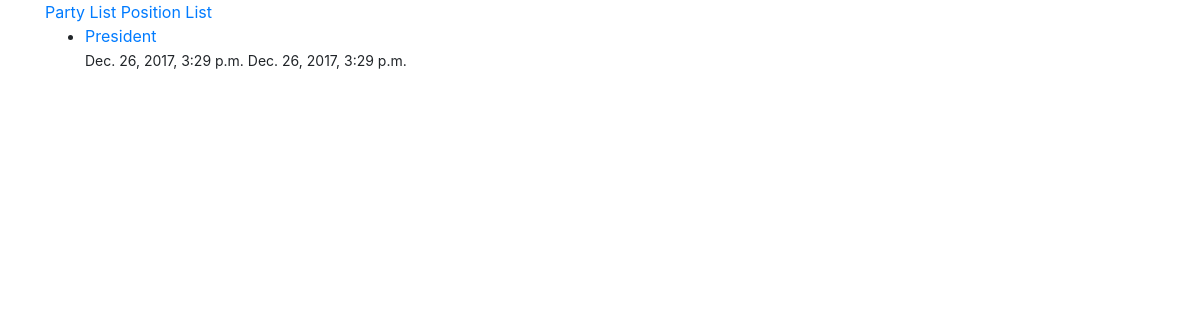
/position/ (signed in), run on an earlier commit of the app's database.
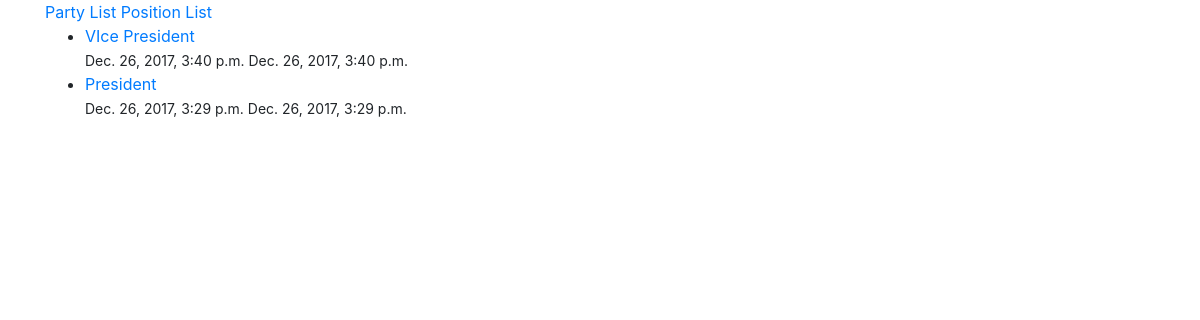
And on a later commit of the database.
### positions/models.py (models this page shows, shortened)
class Position(models.Model):
	user 				= models.ForeignKey(User)
	partylist			= models.ForeignKey(PartyList)
	position_name 		= models.CharField(max_length=120)
	timestamp			= models.DateTimeField(auto_now_add=True)
	updated				= models.DateTimeField(auto_now=True)
	slug				= models.SlugField(null=True, blank=True)
	def __str__(self):
		return self.position_name
	def get_absolute_url(self):
		return reverse('position:detail', kwargs={'slug': self.slug})
	class Meta:
		ordering = ['-updated', '-timestamp']

### positions/views.py (the view)
class PositionListView(ListView):
	def get_queryset(self):
		return Position.objects.filter(user=self.request.user)

### positions/templates/positions/position_list.html (shortened to what this page needs)
{% extends "base.html" %}
{% block content %}
<ul>
	{% for obj in object_list %}
		<li><a href='{{ obj.get_absolute_url }}'>{{ obj }}</a><br/><small>{{ obj.timestamp }} {{ obj.updated }}</small></li>
	{% endfor %}
</ul>
{% endblock %}

### templates/base.html (shortened to what this page needs)
<!DOCTYPE html>
<html lang=en>
<head>
	{% include 'snippets/css.html' %}
</head>
	<body>
		{% include 'snippets/nav.html'%}
		<div class='container'>
			{% block content %}{% endblock content %}
		</div>
	</body>
</html>

### templates/snippets/css.html
{% load staticfiles %}
<link rel="stylesheet" href="{% static 'css/bootstrap.min.css' %}">
<link rel="stylesheet" href="{% static 'css/carousel.css' %}">

### templates/snippets/nav.html
<div class='container'>
	{% if request.user.is_authenticated %}
	<a href='{% url "party-list:list" %}'>Party List</a>
	<a href='{% url "position:list" %}'>Position List</a>
	{% endif %}
</div>

### templates/snippets/js.html (shortened to what this page needs)
{% load staticfiles %}

What changed in the data, as far as the page shows it:
added Position: position_name "VIce President", timestamp "Dec. 26, 2017, 3:40 p.m.", updated "Dec. 26, 2017, 3:40 p.m."
